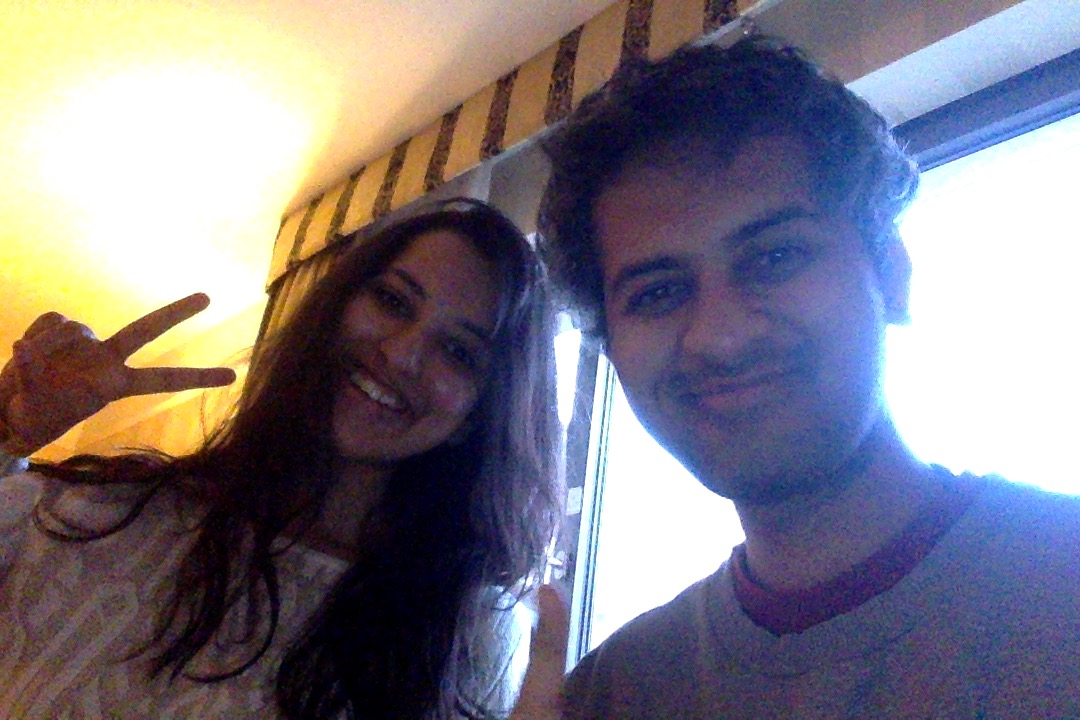
#> input picture data/image1.jpg, 1080 x 720 px
$ python lesson1.py
#> lines starting #> are read from the running program, lines starting #| are printed output that depends on the picture
#!/usr/bin/env python3

import cv2
import numpy as np
import matplotlib.pyplot as plt

img = cv2.imread('../data/image1.jpg', cv2.IMREAD_GRAYSCALE)
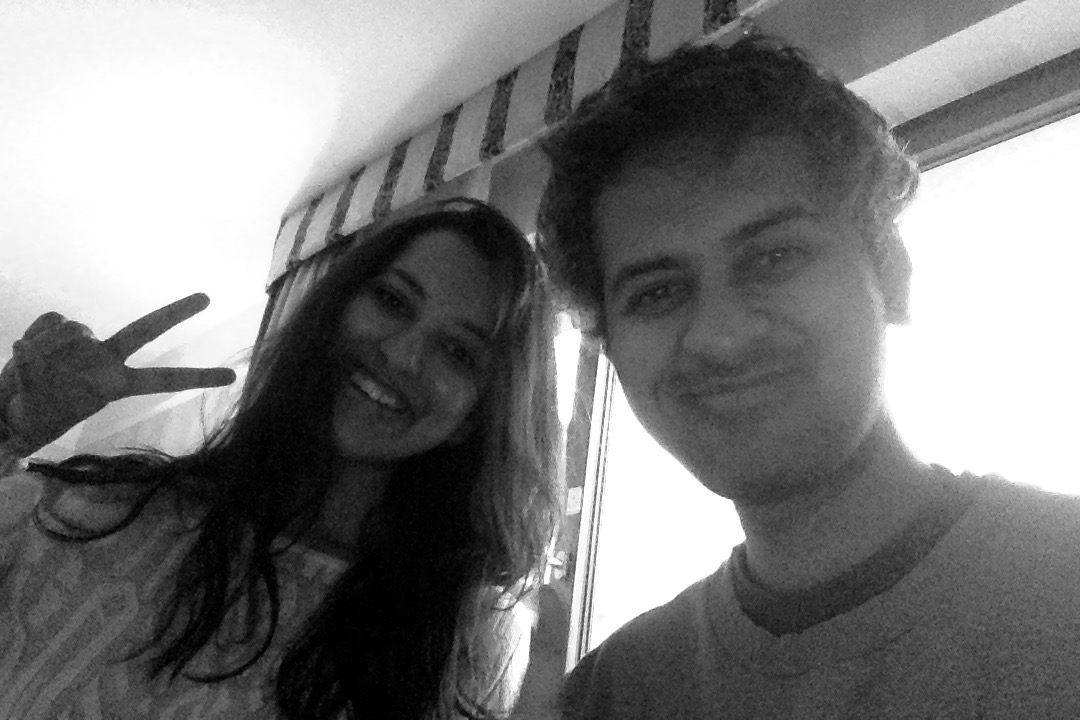
#> img: shape (720, 1080); min 0, max 255, mean 122.7

cv2.imshow('image', img)
cv2.waitKey(0)
cv2.destroyAllWindows()


# Using Matplotlib
plt.imshow(img, cmap='gray', interpolation='bicubic')
plt.show()

# Drawing a line
plt.imshow(img, cmap='gray', interpolation='bicubic')
plt.plot([50, 100], [80,100], 'c', linewidth=5)
plt.show()
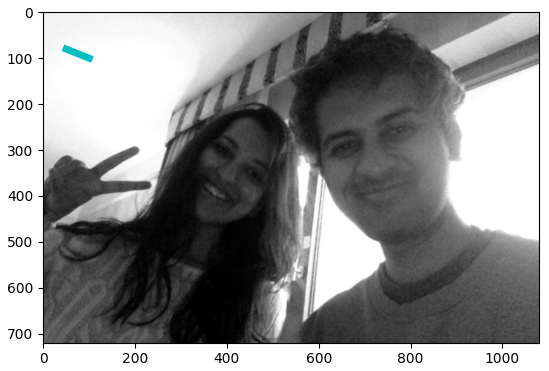
#> figure drawn by matplotlib, 1 panel

# Write
cv2.imwrite('../data/watchgray.jpg', img)

$ run again, with data/image2.jpg copied over data/image1.jpg
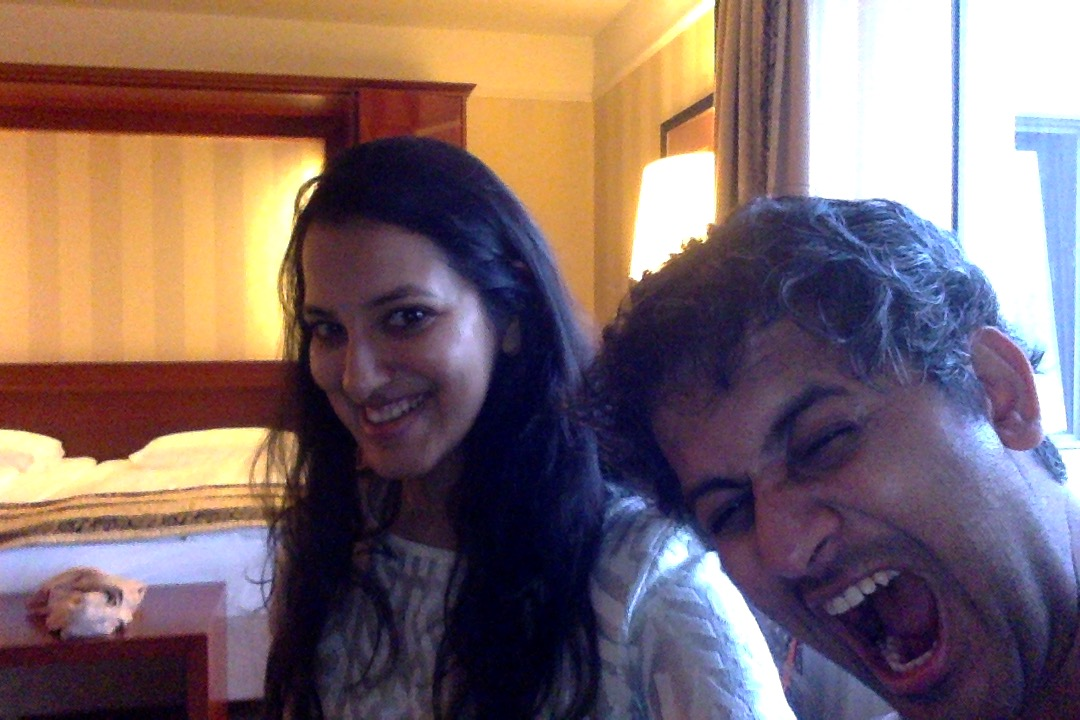
#> input picture data/image2.jpg, 1080 x 720 px
#> `img = cv2.imread('../data/image1.jpg', cv2.IMREAD_GRAYSCALE)`:
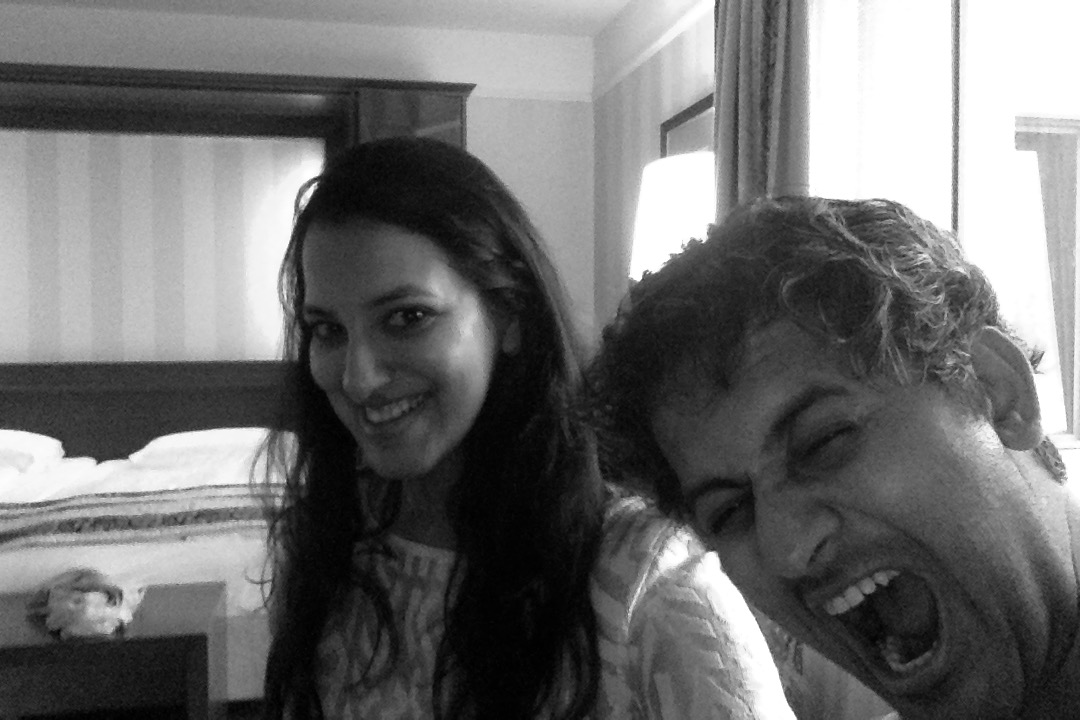
#> img: shape (720, 1080); min 0, max 255, mean 110.8
#> `plt.show()`:
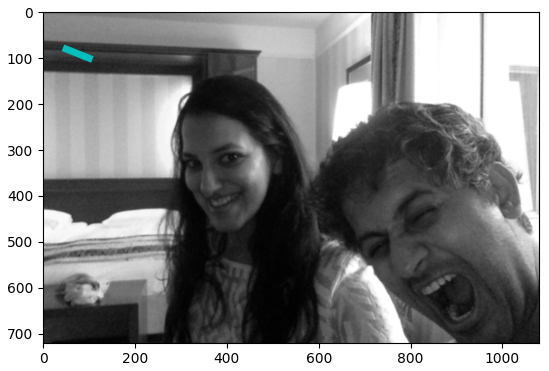
#> figure drawn by matplotlib, 1 panel

$ run again, with data/eye1.png saved as data/image1.jpg
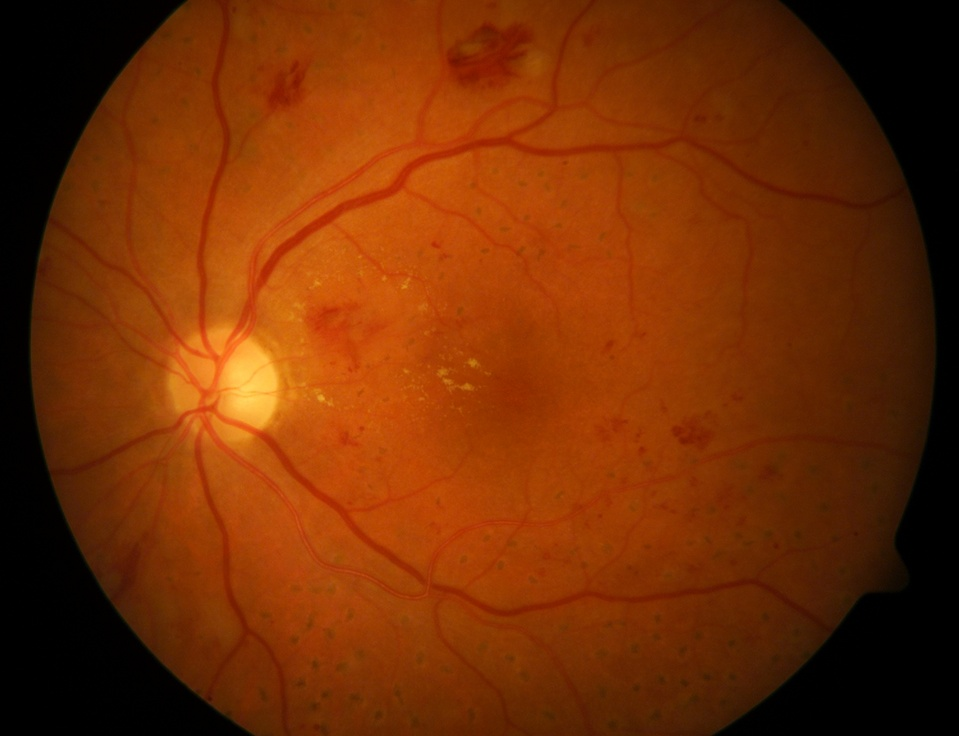
#> input picture data/eye1.png, 959 x 736 px, shrunk from 1500 x 1152 before the run
#> `img = cv2.imread('../data/image1.jpg', cv2.IMREAD_GRAYSCALE)`:
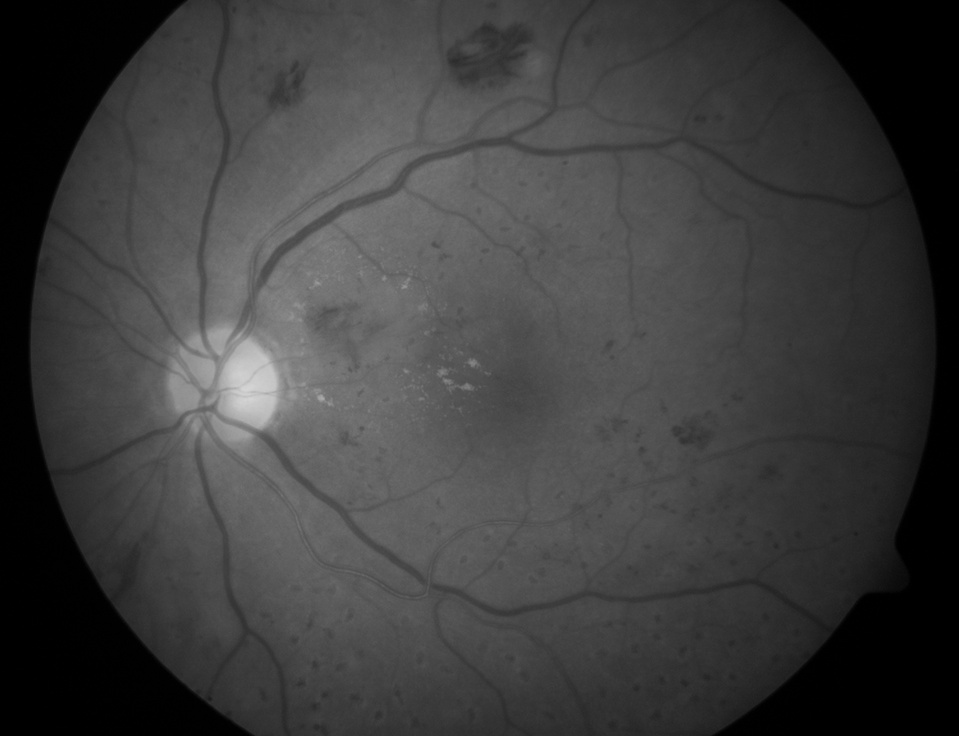
#> img: shape (736, 959); min 0, max 214, mean 61.3
#> `plt.show()`:
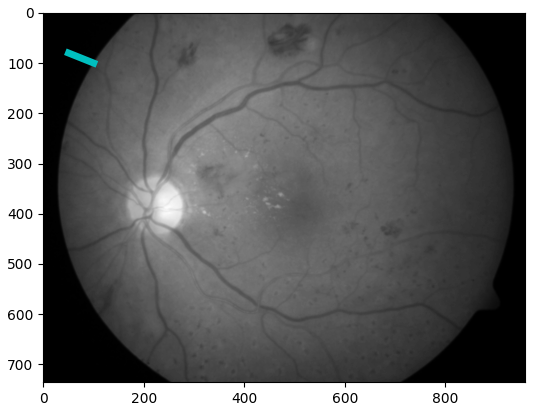
#> figure drawn by matplotlib, 1 panel

$ run again, with data/image001.png saved as data/image1.jpg
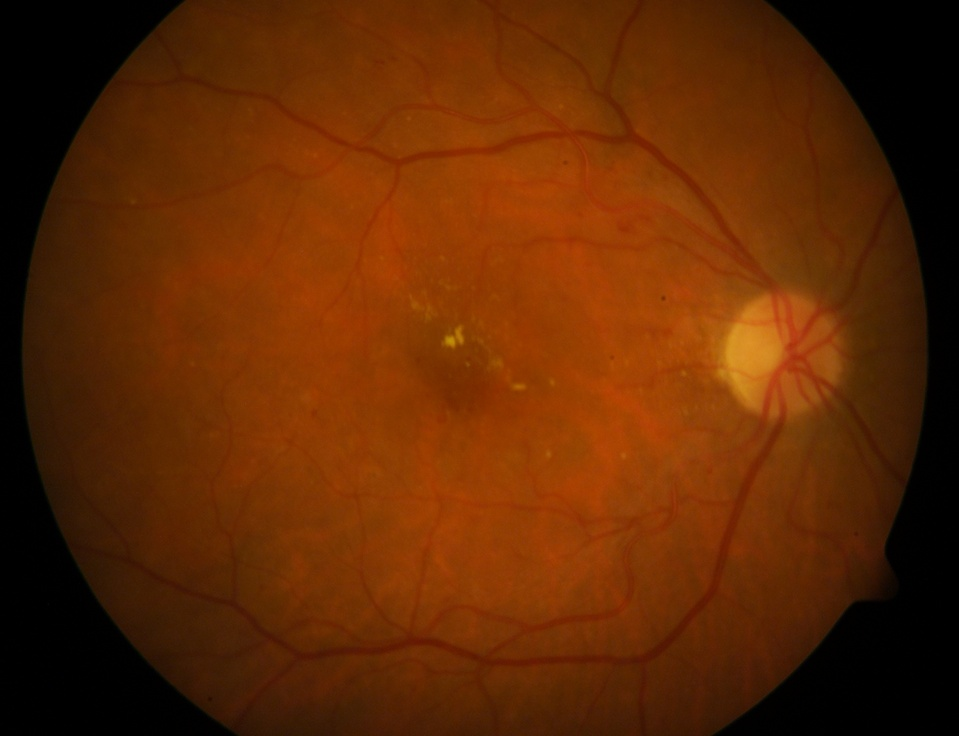
#> input picture data/image001.png, 959 x 736 px, shrunk from 1500 x 1152 before the run
#> `img = cv2.imread('../data/image1.jpg', cv2.IMREAD_GRAYSCALE)`:
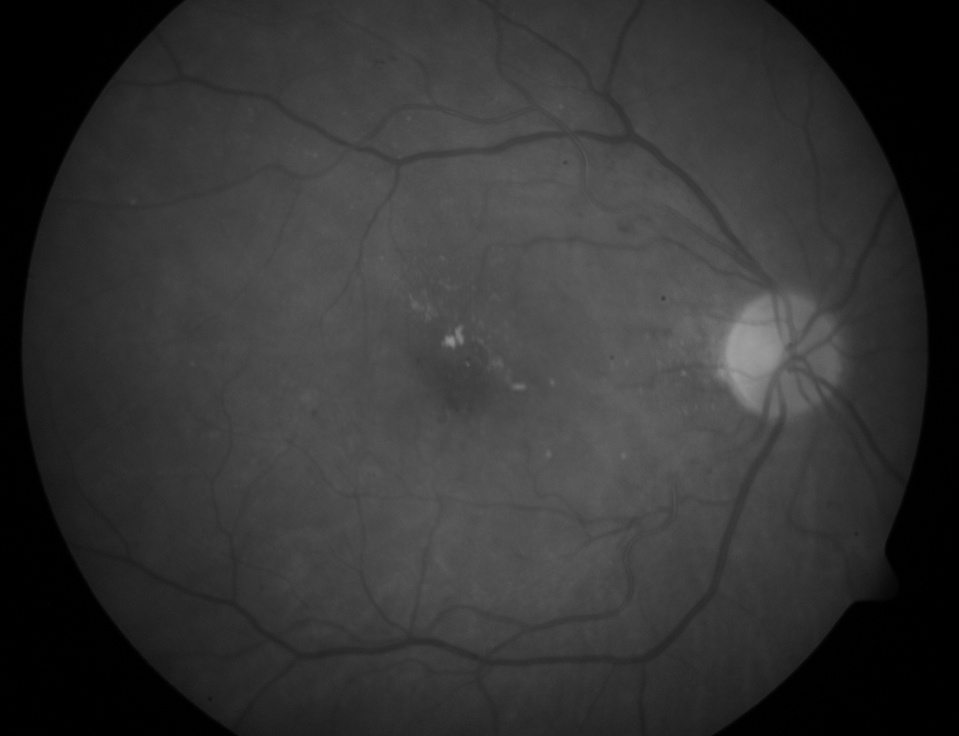
#> img: shape (736, 959); min 0, max 158, mean 52.2
#> `plt.show()`:
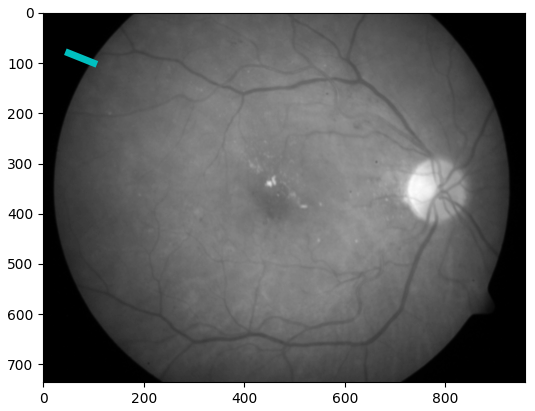
#> figure drawn by matplotlib, 1 panel
